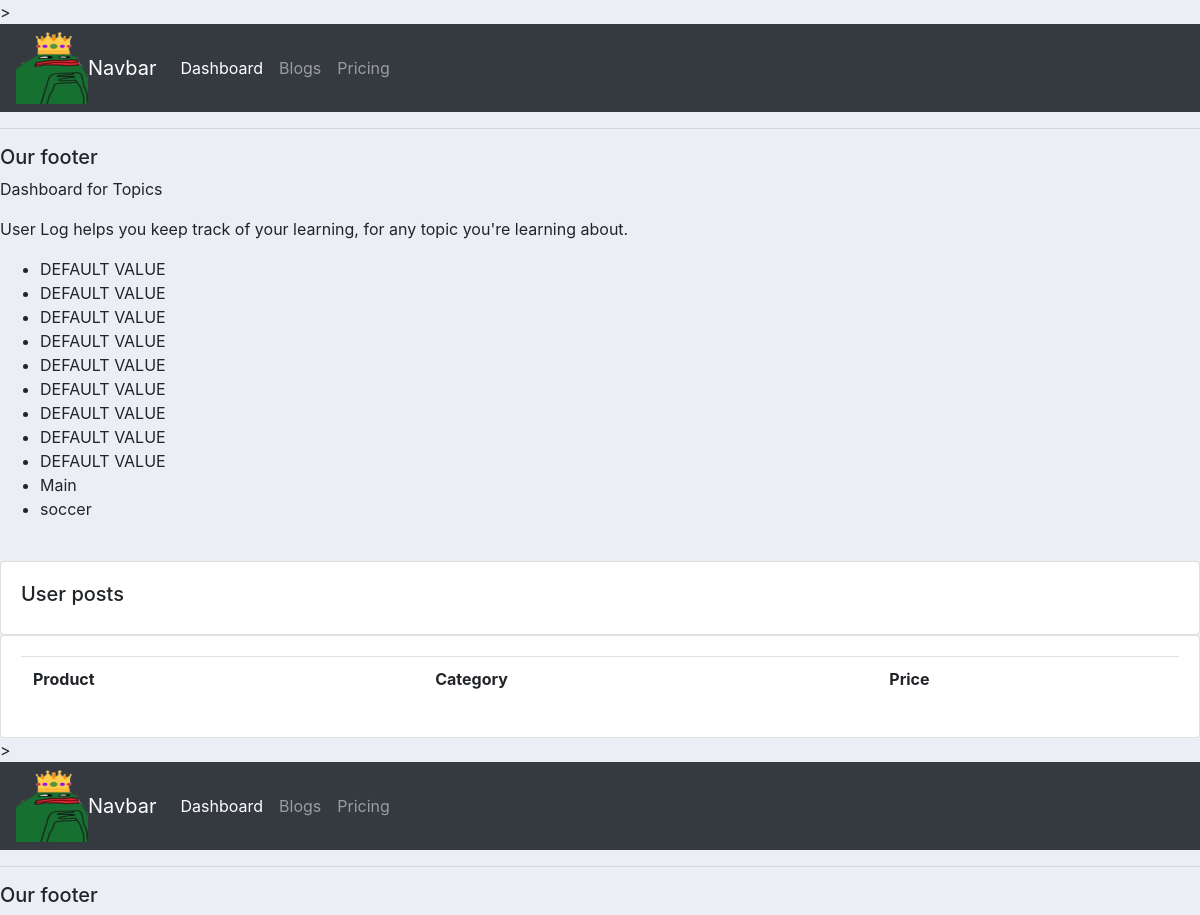
Before: /Userlogs/ with the older database file.
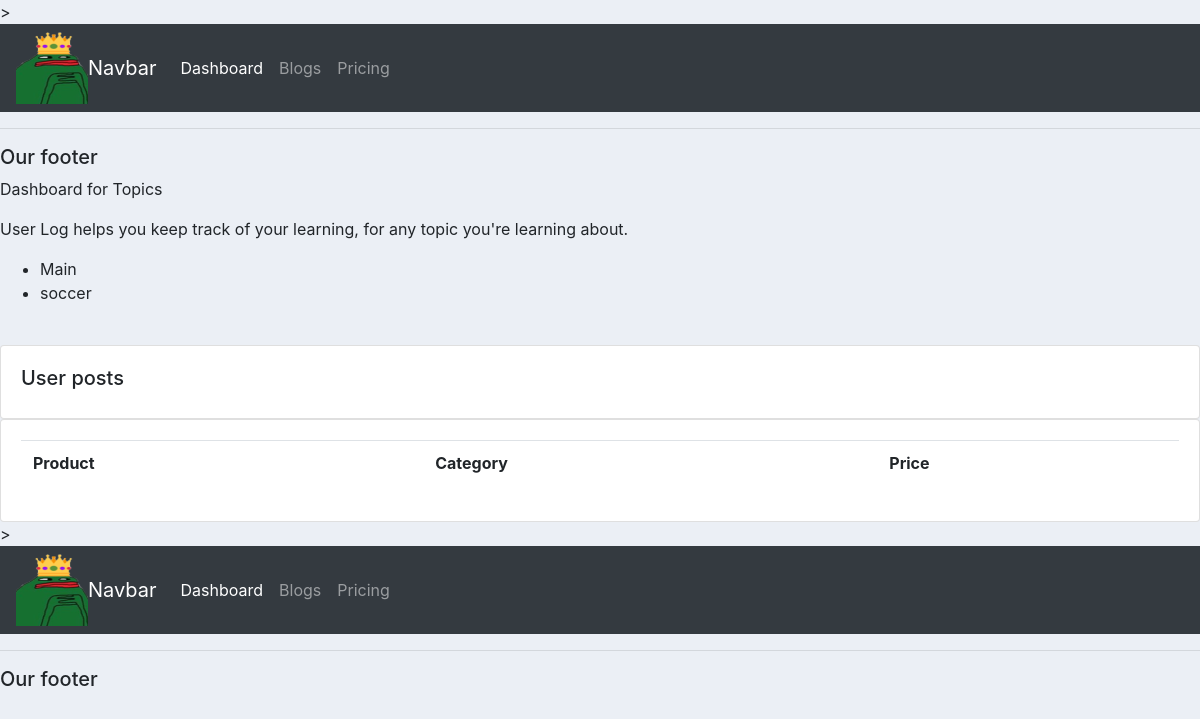
After: the same page with the newer database file.
### Userlog/models.py (models this page shows)
class UserTopic(models.Model):
    text = models.CharField(max_length=120, null =True) #we want to display characters with max 250
    date_added = models.DateTimeField(auto_now_add=True, null=True ) #allows realtime accuracy upon upload
    def __str__(self):
        return self.text

### Userlog/views.py (the view)
# urls.py: path('Userlogs/', views.topic_view),
def topic_view(request):
    topics = UserTopic.objects.order_by('date_added')
    context ={
        'topics': topics,
    }
    return render(request,'User_log/Userlogs.html',context)

### Userlog/templates/user_log/Userlogs.html
<html>
{% include 'user_log/main.html' %}
{% block content %}
<p> Dashboard for Topics </p>
<p>User Log helps you keep track of your learning,
    for any topic you're
learning about.</p>
<body>
<ul>
    {% for topic in topics %}
    <li> {{ topic }} </li>
    {% empty %}
    <li> No topics have been added yet.</li>
    {% endfor %}
</ul>
<br>
		<div class="row">
			<div class="col-md">
				<div class="card card-body">
					<h5>User posts</h5>
				</div>
				<div class="card card-body">
					<table class="table">
						<tr>
							<th>Product</th>
							<th>Category</th>
							<th>Price</th>
						</tr>
					</table>
				</div>
			</div>
		</div>
</body>
{% include 'user_log/main.html' %}
{% endblock content %}
</html>

### Userlog/templates/user_log/main.html (shortened to what this page needs)
{% load static %}
<!DOCTYPE html>
<html>
<head>
    <link rel="stylesheet" href="https://stackpath.bootstrapcdn.com/bootstrap/4.3.1/css/bootstrap.min.css">
    <link rel="stylesheet" type="text/css" href="{% static '/css/main.css' %}">
</head>
<body>
        >
        {% include 'user_log/navbar.html' %}
        <hr>
        <h5>Our footer</h5>
</body>
</html>

### Userlog/templates/user_log/navbar.html (shortened to what this page needs)
{% load static %}
<nav class="navbar navbar-expand-lg navbar-dark bg-dark">
    <img src="{% static 'images/hmking.png' %}">
    <a class="navbar-brand" href="#">Navbar</a>
    <div class="collapse navbar-collapse" id="navbarNav">
      <ul class="navbar-nav">
        <li class="nav-item active">
          <a class="nav-link" href="#">Dashboard</a>
        </li>
        <li class="nav-item">
          <a class="nav-link" href="#">Blogs</a>
        </li>
        <li class="nav-item">
          <a class="nav-link" href="#">Pricing</a>
        </li>
      </ul>
    </div>
  </nav>

### static/css/main.css (style rules this page uses)
body { background-color: #ebeff5; }

Changed rows visible on the page:
removed UserTopic: text "DEFAULT VALUE"
removed UserTopic: text "DEFAULT VALUE"
removed UserTopic: text "DEFAULT VALUE"
removed UserTopic: text "DEFAULT VALUE"
removed UserTopic: text "DEFAULT VALUE"
removed UserTopic: text "DEFAULT VALUE"
removed UserTopic: text "DEFAULT VALUE"
removed UserTopic: text "DEFAULT VALUE"
removed UserTopic: text "DEFAULT VALUE"
